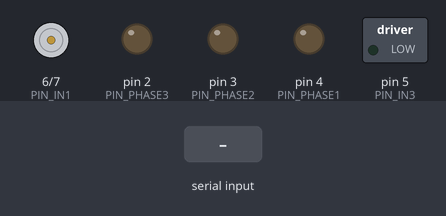
The sketch below on a simulated Arduino Uno, built with avr-gcc and run on an emulated ATmega328P. Parts: motor-driver pin pairs drawn as motors (green arrow = first pin HIGH = forward, orange = second pin HIGH = backward, longer = more drive), switched loads named in the sketch (green lamp = pin HIGH), output pins drawn as LEDs (lit = HIGH). Inputs (shaded band) come from the test bench. What the sketch prints to the serial monitor is not drawn.

Above: at 1.2 s.
1.3 s: "reset\n" received over Serial
At 1.43 s:
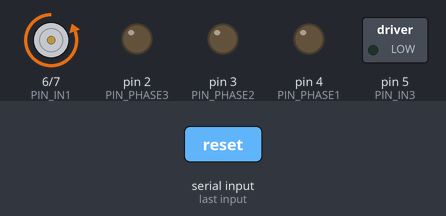
3.0 s: "1\n" received over Serial
Timing chart, 0 to 6.0 s (numbered marks = the images above; inputs shaded):
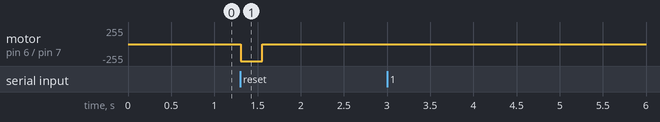

The sketch:

program.ino
```cpp
// Main Arduino Program
// 11/11/25


// ---------- PINS ----------
// motor 1
const int PIN_PHASE1  = 4;      // Direction (PHASE)
const int PIN_IN1     = 6;      // PWM speed (IN)  <-- must be PWM-capable
// motor 2
const int PIN_PHASE2  = 3;      // Direction (PHASE)
const int PIN_IN2     = 7;      // PWM speed (IN)  <-- must be PWM-capable
// motor 3
const int PIN_PHASE3  = 2;      // Direction (PHASE)
const int PIN_IN3     = 5;      // PWM speed (IN)  <-- must be PWM-capable


// ---------- COMMANDS ----------
const String MOTOR1 = "MOTOR1"; // Keypad
const String MOTOR2 = "MOTOR2"; // Extender
const String MOTOR3 = "MOTOR3"; // Crank
// (Add more commands as needed...)


// ---------- SUB-ROUTINES ----------
void drive_motor(int motor, int speed) {
  /* Turn specified motor at given speed
  PARAMETERS:
    motor: number of the motor to control (ex. 1 for motor1)
    speed: speed at which to turn the motor:
      -255 = full reverse
      0 = stop
      255 = full forward
  */
  int pin_phase;
  int pin_in;
  // Determine motor pins
  switch (motor) {
    case 1:
      pin_phase = PIN_PHASE1;
      pin_in = PIN_IN1;
      break;
    case 2:
      pin_phase = PIN_PHASE2;
      pin_in = PIN_IN2;
      break;
    case 3:
      pin_phase = PIN_PHASE3;
      pin_in = PIN_IN3;
      break;
    default:
      Serial.print("Unknown motor");
      Serial.println(motor);
      break;
  }
  // if stop
  if (speed == 0) {
    // Brake (fast stop): IN = 0
    analogWrite(pin_in, 0);
    // PHASE can be left as-is
    return;
  }
  // if forward
  if (speed > 0) {
    digitalWrite(pin_phase, HIGH);     // forward
    analogWrite(pin_in, speed);        // 1 to 255
  // if reverse
  } else {
    digitalWrite(pin_phase, LOW);      // reverse
    analogWrite(pin_in, -speed);       // 1 to 255
  }
}


// ---------- INITIAL SETUP ----------
void setup() {
  // set pin input/output modes
  pinMode(PIN_PHASE1, OUTPUT);
  pinMode(PIN_IN1,    OUTPUT);
  pinMode(PIN_PHASE2, OUTPUT);
  pinMode(PIN_IN2,    OUTPUT);
  pinMode(PIN_PHASE3, OUTPUT);
  pinMode(PIN_IN3,    OUTPUT);
  // start all drivers
  analogWrite(PIN_IN1, 0);
  analogWrite(PIN_IN2, 0);
  analogWrite(PIN_IN3, 0);
  // start serial monitor
  Serial.begin(9600);
  while (!Serial);
  Serial.println("Arduino ready");
}


// ---------- FOREVER LOOP ----------
void loop() {
  // Wait for serial port
  if (Serial.available()) {
    // Parse command
    String cmd = Serial.readStringUntil('\n');
    cmd.trim();
    // Handle command
    if (cmd == MOTOR1) {
      Serial.println("Turning motor 1 (keypad)...");
      drive_motor(1, -255);
      delay(5000);
      drive_motor(1, 0);
      Serial.println("Turned motor 1");
    } else if (cmd == MOTOR2) {
      Serial.println("Turning motor 2 (extender)...");
      drive_motor(2, 255);
      delay(4000);
      drive_motor(2, -255);
      delay(4000);
      drive_motor(2, 0);
      Serial.println("Turned motor 2");
    } else if (cmd == MOTOR3) {
      Serial.println("Turning motor 3 (crank)...");
      drive_motor(3, -255);
      delay(5000);
      drive_motor(3, 0);
      Serial.println("Turned motor 3");
    } else if (cmd == "reset") {
      drive_motor(2, -255);
      delay(250);
      drive_motor(2, 0);
    } else {
      Serial.print("Unknown command: ");
        Serial.println(cmd);
    }
  }
}
```

Measured:
- after the input at 1.3 s, motor on pin 6 (PIN_IN1) / pin 7 (PIN_IN2): stopped → backward 255/255 at once, → stopped 0.25 s later
- after the input at 3.0 s, every drawn part: stays the same
